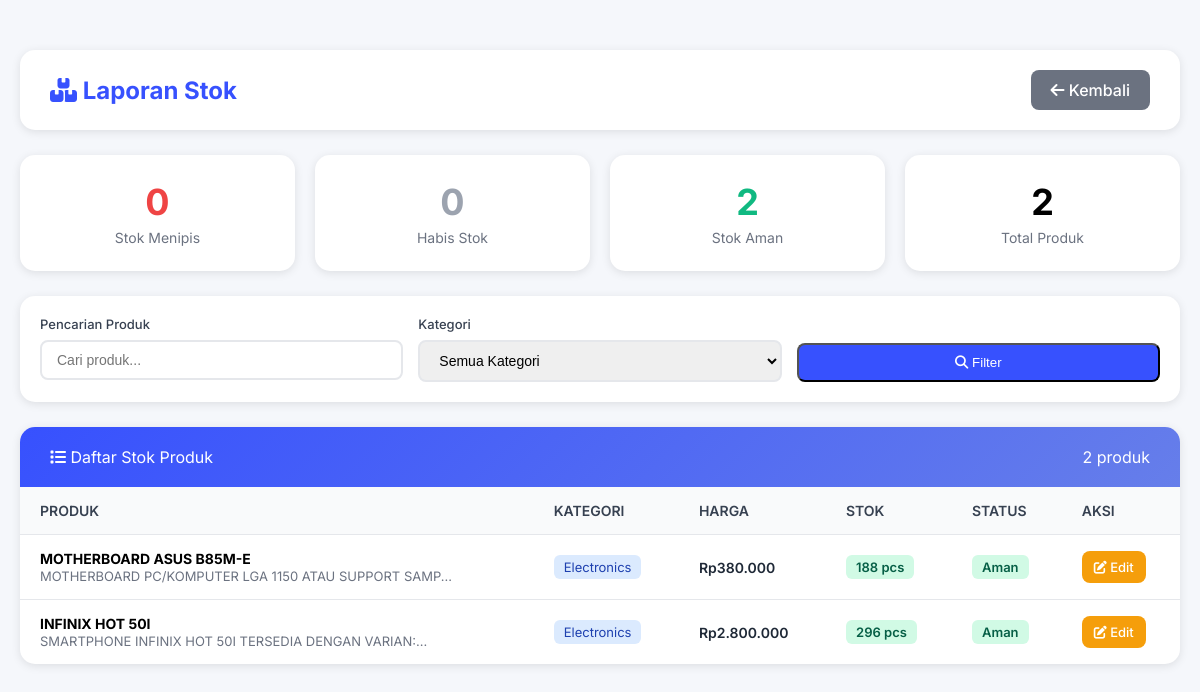
The page /Admin/laporan_stok.php (signed in) on the database its author committed.
### tables this page shows
CREATE TABLE `products` (
  `id` int(11) NOT NULL,
  `name` varchar(200) NOT NULL,
  `description` text DEFAULT NULL,
  `price` decimal(10,2) NOT NULL,
  `stock` int(11) DEFAULT 0,
  `category_id` int(11) DEFAULT NULL,
  `image` varchar(255) DEFAULT NULL,
  `status` enum('active','inactive') DEFAULT 'active',
  `created_at` timestamp NOT NULL DEFAULT current_timestamp(),
  `updated_at` timestamp NOT NULL DEFAULT current_timestamp() ON UPDATE current_timestamp()
);

CREATE TABLE `categories` (
  `id` int(11) NOT NULL,
  `name` varchar(100) NOT NULL,
  `description` text DEFAULT NULL,
  `created_at` timestamp NOT NULL DEFAULT current_timestamp(),
  `updated_at` timestamp NOT NULL DEFAULT current_timestamp() ON UPDATE current_timestamp()
);

### Admin/laporan_stok.php (the view, shortened to what this page needs)
<?php
require_once '../config.php';
$search = isset($_GET['search']) ? $_GET['search'] : '';
$query = "SELECT p.*, c.name as category_name FROM products p LEFT JOIN categories c ON p.category_id = c.id WHERE 1=1";
$params = [];
$query .= " ORDER BY p.stock ASC";
try {
    $stmt = $conn->prepare($query);
    $stmt->execute($params);
    $products = $stmt->fetchAll();
} catch(PDOException $e) {
    $products = [];
    $categories = [];
}
$total_products = count($products);
$low_stock = array_filter($products, fn($p) => $p['stock'] < 10 && $p['stock'] > 0);
$out_of_stock = array_filter($products, fn($p) => $p['stock'] == 0);
$in_stock = array_filter($products, fn($p) => $p['stock'] >= 10);
?>
<!DOCTYPE html>
<html lang="id">
<head>
    <link rel="stylesheet" href="https://cdnjs.cloudflare.com/ajax/libs/font-awesome/6.4.0/css/all.min.css">
</head>
<body>
    <div class="container">
        <div class="header">
            <h1><i class="fas fa-boxes"></i> Laporan Stok</h1>
            <a href="admin_dashboard.php" class="btn btn-secondary">
                <i class="fas fa-arrow-left"></i> Kembali
            </a>
        </div>
        <div class="stats-grid">
            <div class="stat-card">
                <div class="stat-value low"><?php echo count($low_stock); ?></div>
                <div class="stat-label">Stok Menipis</div>
            </div>
            <div class="stat-card">
                <div class="stat-value out"><?php echo count($out_of_stock); ?></div>
                <div class="stat-label">Habis Stok</div>
            </div>
            <div class="stat-card">
                <div class="stat-value good"><?php echo count($in_stock); ?></div>
                <div class="stat-label">Stok Aman</div>
            </div>
            <div class="stat-card">
                <div class="stat-value"><?php echo $total_products; ?></div>
                <div class="stat-label">Total Produk</div>
            </div>
        </div>
        <div class="filters">
            <form method="GET" class="filters-row">
                <div class="filter-group">
                    <label for="search">Pencarian Produk</label>
                    <input type="text" id="search" name="search" placeholder="Cari produk..." value="<?php echo htmlspecialchars($search); ?>">
                </div>
                <div class="filter-group">
                    <label for="category">Kategori</label>
                    <select id="category" name="category">
                        <option value="">Semua Kategori</option>
                    </select>
                </div>
                <div class="filter-group" style="align-self: flex-end;">
                    <button type="submit" class="btn" style="width: 100%;">
                        <i class="fas fa-search"></i> Filter
                    </button>
                </div>
            </form>
        </div>
        <div class="table-container">
            <div class="table-header">
                <div>
                    <i class="fas fa-list"></i> Daftar Stok Produk
                </div>
                <div>
                    <?php echo $total_products; ?> produk
                </div>
            </div>
            <table>
                <thead>
                    <tr>
                        <th>Produk</th>
                        <th>Kategori</th>
                        <th>Harga</th>
                        <th>Stok</th>
                        <th>Status</th>
                        <th>Aksi</th>
                    </tr>
                </thead>
                <tbody>
                    <?php if(count($products) > 0): ?>
                        <?php foreach($products as $product): ?>
                            <tr>
                                <td>
                                    <strong><?php echo $product['name']; ?></strong>
                                    <br>
                                    <span style="color: #6b7280; font-size: 13px;"><?php echo substr($product['description'], 0, 50); ?>...</span>
                                </td>
                                <td>
                                    <?php if($product['category_name']): ?>
                                        <span class="category-badge"><?php echo $product['category_name']; ?></span>
                                    <?php else: ?>
                                        <span class="category-badge">No Category</span>
                                    <?php endif; ?>
                                </td>
                                <td class="price">Rp<?php echo number_format($product['price'], 0, ',', '.'); ?></td>
                                <td>
                                    <?php
                                    $stockClass = 'in-stock';
                                    ?>
                                    <span class="stock-badge <?php echo $stockClass; ?>">
                                        <?php echo $product['stock']; ?> pcs
                                    </span>
                                </td>
                                <td>
                                    <span class="stock-badge <?php echo $stockClass; ?>">
                                        <?php
                                        if($product['stock'] == 0) echo 'Habis';
                                        else if($product['stock'] < 10) echo 'Menipis';
                                        else echo 'Aman';
                                        ?>
                                    </span>
                                </td>
                                <td>
                                    <div class="action-buttons">
                                        <a href="ubah_produk.php?id=<?php echo $product['id']; ?>" class="btn btn-sm btn-warning">
                                            <i class="fas fa-edit"></i> Edit
                                        </a>
                                    </div>
                                </td>
                            </tr>
                        <?php endforeach; ?>
                    <?php endif; ?>
                </tbody>
            </table>
        </div>
    </div>
</body>
</html>

### Admin/laporan_stok.php (style rules this page uses)
* { margin: 0; padding: 0; box-sizing: border-box; }
body { font-family: 'Inter', sans-serif; background: #f5f7fb; }
.container { max-width: 1400px; margin: 30px auto; padding: 20px; }
.header { background: white; padding: 20px 30px; border-radius: 15px; box-shadow: 0 2px 10px rgba(0,0,0,0.1); margin-bottom: 25px; display: flex; justify-content: space-between; align-items: center; }
.header h1 { color: #3751fe; font-size: 24px; }
.btn { display: inline-block; padding: 10px 20px; background: #3751fe; color: white; text-decoration: none; border-radius: 8px; font-weight: 500; transition: all 0.3s; }
.btn-secondary { background: #6b7280; }
.btn-warning { background: #f59e0b; }
.stats-grid { display: grid; grid-template-columns: repeat(auto-fit, minmax(200px, 1fr)); gap: 20px; margin-bottom: 25px; }
.stat-card { background: white; padding: 25px; border-radius: 15px; box-shadow: 0 2px 10px rgba(0,0,0,0.1); text-align: center; }
.stat-value { font-size: 36px; font-weight: 700; margin-bottom: 5px; }
.stat-label { font-size: 14px; color: #6b7280; }
.stat-value.low { color: #ef4444; }
.stat-value.out { color: #9ca3af; }
.stat-value.good { color: #10b981; }
.filters { background: white; padding: 20px; border-radius: 15px; box-shadow: 0 2px 10px rgba(0,0,0,0.1); margin-bottom: 25px; }
.filters-row { display: grid; grid-template-columns: repeat(auto-fit, minmax(250px, 1fr)); gap: 15px; }
.filter-group { display: flex; flex-direction: column; gap: 8px; }
.filter-group label { font-size: 13px; font-weight: 500; color: #374151; }
.filter-group input, .filter-group select { padding: 10px 15px; border: 2px solid #e5e7eb; border-radius: 8px; font-size: 14px; }
.table-container { background: white; border-radius: 15px; box-shadow: 0 2px 10px rgba(0,0,0,0.1); overflow: hidden; }
.table-header { padding: 20px 30px; background: linear-gradient(135deg, #3751fe 0%, #667eea 100%); color: white; display: flex; justify-content: space-between; align-items: center; }
table { width: 100%; border-collapse: collapse; }
thead { background: #f9fafb; }
th { padding: 15px 20px; text-align: left; font-weight: 600; color: #374151; font-size: 14px; text-transform: uppercase; }
td { padding: 15px 20px; border-top: 1px solid #e5e7eb; font-size: 14px; }
.stock-badge { display: inline-block; padding: 4px 10px; border-radius: 6px; font-weight: 600; font-size: 13px; }
.stock-badge.in-stock { background: #d1fae5; color: #065f46; }
.category-badge { display: inline-block; background: #dbeafe; color: #1e40af; padding: 4px 10px; border-radius: 6px; font-size: 13px; }
.price { font-weight: 600; color: #1f2937; }
.action-buttons { display: flex; gap: 8px; }
.btn-sm { padding: 8px 12px; font-size: 13px; }

### rows shown on the page
products: name "MOTHERBOARD ASUS B85M-E", description "MOTHERBOARD PC/KOMPUTER LGA 1150 ATAU SUPPORT SAMP", category.name "Electronics", price "380.000", stock "188", shows "Aman"
products: name "INFINIX HOT 50I", description "SMARTPHONE INFINIX HOT 50I TERSEDIA DENGAN VARIAN:", category.name "Electronics", price "2.800.000", stock "296", shows "Aman"

### other values the page prints
count($low_stock) "0"
count($out_of_stock) "0"
count($in_stock) "2"
$total_products "2"
